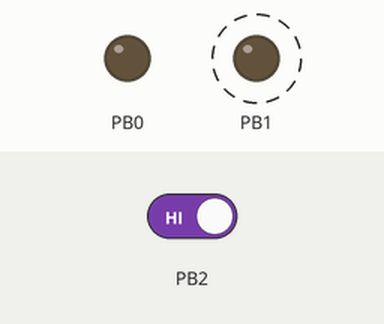
Recording of a sketch running on a simulated ATtiny85, built with avr-gcc and run on an emulated ATtiny85. Shown: output pins drawn as LEDs (lit = HIGH). Dashed ring = blinking. The inputs (shaded band) are chosen by the test bench; at power-on: PB2 HIGH.

Above: at 1.2 s.
1.3 s: PB2 driven LOW
At 1.65 s:
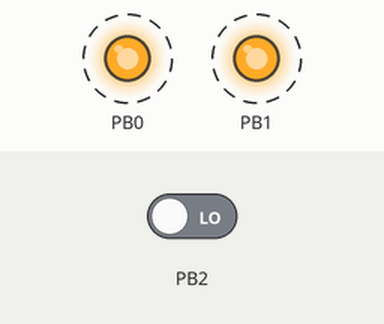
4.3 s: PB2 driven HIGH
At 4.9 s:
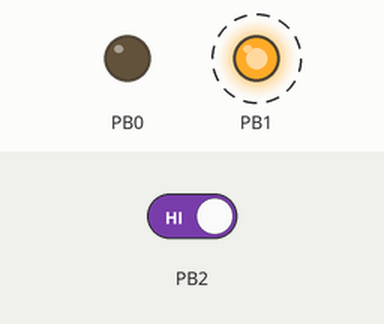
Timing chart, 0 to 13.3 s (numbered marks = the images above; inputs shaded):
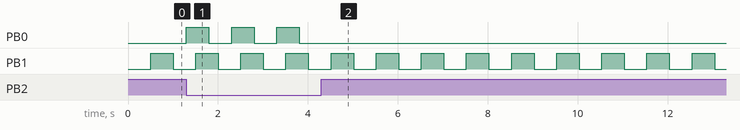

Measured:
- after the input at 1.3 s, PB0: alternates HIGH for 0.50 s and LOW for 0.50 s, starting at once
- after the input at 4.3 s, PB0: stops changing and stays LOW
- by itself, PB1: alternates HIGH for 0.50 s and LOW for 0.50 s

The sketch:

Digispark_MuteButton_v0_1.ino
```cpp
#include <DigiKeyboard.h>

int reading = 0;
bool muteState = true; //start muted

unsigned long CurTime = 0;
unsigned long ledPreTime = 0;
int ledState = LOW;

unsigned long buttonTime = 0;
unsigned long debounce = 500;
unsigned long blinkInterval = 500;

void setup()
{
  pinMode(0, OUTPUT);
  pinMode(1, OUTPUT);
  pinMode(2, INPUT);
}

void loop()
{
  //DigiKeyboard.update();
  //digitalWrite(1, HIGH);
  //delay(20);
  //digitalWrite(1, LOW);
  //delay(20);

  CurTime = millis();

  if (CurTime - ledPreTime > blinkInterval){

    ledPreTime = CurTime;

    if (ledState == LOW){
      ledState = HIGH;
    } else {
      ledState = LOW;
    }

    digitalWrite(1, ledState);
  }


  reading = digitalRead(2);
  if (reading == LOW && CurTime - buttonTime > debounce) { //button click

    buttonTime = millis();
    DigiKeyboard.sendKeyStroke(0); //to clear buffer

    //This presses the key combination that mutes or unmutes. If you
    //need a different combination, pick it here or put in your own.

    //Google Meet - Windows
    DigiKeyboard.sendKeyStroke(KEY_D, MOD_CONTROL_LEFT );

    //Zoom - Chromebook/Linux
    //DigiKeyboard.sendKeyStroke(KEY_A, MOD_ALT_LEFT);

    muteState = !muteState;
    if (muteState == false) {
      //DigiKeyboard.print("UNMUTE!");
      digitalWrite(0, HIGH);
    } else {
      //DigiKeyboard.print("MUTE!");
      digitalWrite(0, LOW);
    }
  }
}
```
